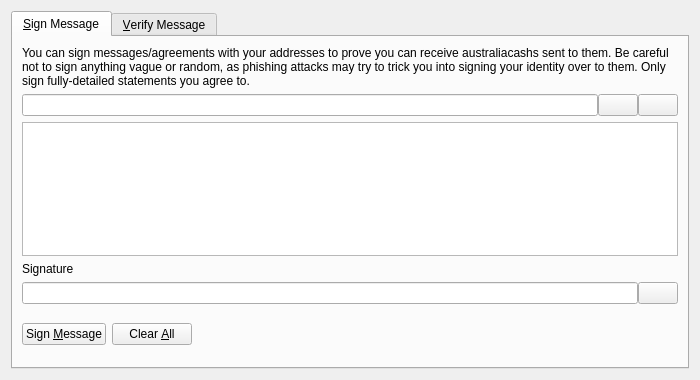
<?xml version="1.0" encoding="UTF-8"?>
<ui version="4.0">
 <class>SignVerifyMessageDialog</class>
 <widget class="QDialog" name="SignVerifyMessageDialog">
  <property name="geometry">
   <rect>
    <x>0</x>
    <y>0</y>
    <width>700</width>
    <height>380</height>
   </rect>
  </property>
  <property name="windowTitle">
   <string>Signatures - Sign / Verify a Message</string>
  </property>
  <property name="modal">
   <bool>true</bool>
  </property>
  <layout class="QVBoxLayout" name="verticalLayout">
   <item>
    <widget class="QTabWidget" name="tabWidget">
     <property name="currentIndex">
      <number>0</number>
     </property>
     <widget class="QWidget" name="tabSignMessage">
      <attribute name="title">
       <string>&amp;Sign Message</string>
      </attribute>
      <layout class="QVBoxLayout" name="verticalLayout_SM">
       <item>
        <widget class="QLabel" name="infoLabel_SM">
         <property name="text">
          <string>You can sign messages/agreements with your addresses to prove you can receive australiacashs sent to them. Be careful not to sign anything vague or random, as phishing attacks may try to trick you into signing your identity over to them. Only sign fully-detailed statements you agree to.</string>
         </property>
         <property name="textFormat">
          <enum>Qt::PlainText</enum>
         </property>
         <property name="wordWrap">
          <bool>true</bool>
         </property>
        </widget>
       </item>
       <item>
        <layout class="QHBoxLayout" name="horizontalLayout_1_SM">
         <property name="spacing">
          <number>0</number>
         </property>
         <item>
          <widget class="QValidatedLineEdit" name="addressIn_SM">
           <property name="toolTip">
            <string>The AustraliaCash address to sign the message with</string>
           </property>
          </widget>
         </item>
         <item>
          <widget class="QPushButton" name="addressBookButton_SM">
           <property name="toolTip">
            <string>Choose previously used address</string>
           </property>
           <property name="text">
            <string/>
           </property>
           <property name="icon">
            <iconset resource="../bitcoin.qrc">
             <normaloff>:/icons/address-book</normaloff>:/icons/address-book</iconset>
           </property>
           <property name="shortcut">
            <string>Alt+A</string>
           </property>
           <property name="autoDefault">
            <bool>false</bool>
           </property>
          </widget>
         </item>
         <item>
          <widget class="QPushButton" name="pasteButton_SM">
           <property name="toolTip">
            <string>Paste address from clipboard</string>
           </property>
           <property name="text">
            <string/>
           </property>
           <property name="icon">
            <iconset resource="../bitcoin.qrc">
             <normaloff>:/icons/editpaste</normaloff>:/icons/editpaste</iconset>
           </property>
           <property name="shortcut">
            <string>Alt+P</string>
           </property>
           <property name="autoDefault">
            <bool>false</bool>
           </property>
          </widget>
         </item>
        </layout>
       </item>
       <item>
        <widget class="QPlainTextEdit" name="messageIn_SM">
         <property name="toolTip">
          <string>Enter the message you want to sign here</string>
         </property>
        </widget>
       </item>
       <item>
        <widget class="QLabel" name="signatureLabel_SM">
         <property name="text">
          <string>Signature</string>
         </property>
         <property name="textFormat">
          <enum>Qt::PlainText</enum>
         </property>
        </widget>
       </item>
       <item>
        <layout class="QHBoxLayout" name="horizontalLayout_2_SM">
         <property name="spacing">
          <number>0</number>
         </property>
         <item>
          <widget class="QLineEdit" name="signatureOut_SM">
           <property name="font">
            <font>
             <italic>true</italic>
            </font>
           </property>
           <property name="readOnly">
            <bool>true</bool>
           </property>
          </widget>
         </item>
         <item>
          <widget class="QPushButton" name="copySignatureButton_SM">
           <property name="toolTip">
            <string>Copy the current signature to the system clipboard</string>
           </property>
           <property name="text">
            <string/>
           </property>
           <property name="icon">
            <iconset resource="../bitcoin.qrc">
             <normaloff>:/icons/editcopy</normaloff>:/icons/editcopy</iconset>
           </property>
           <property name="autoDefault">
            <bool>false</bool>
           </property>
          </widget>
         </item>
        </layout>
       </item>
       <item>
        <layout class="QHBoxLayout" name="horizontalLayout_3_SM">
         <item>
          <widget class="QPushButton" name="signMessageButton_SM">
           <property name="toolTip">
            <string>Sign the message to prove you own this AustraliaCash address</string>
           </property>
           <property name="text">
            <string>Sign &amp;Message</string>
           </property>
           <property name="icon">
            <iconset resource="../bitcoin.qrc">
             <normaloff>:/icons/edit</normaloff>:/icons/edit</iconset>
           </property>
           <property name="autoDefault">
            <bool>false</bool>
           </property>
          </widget>
         </item>
         <item>
          <widget class="QPushButton" name="clearButton_SM">
           <property name="toolTip">
            <string>Reset all sign message fields</string>
           </property>
           <property name="text">
            <string>Clear &amp;All</string>
           </property>
           <property name="icon">
            <iconset resource="../bitcoin.qrc">
             <normaloff>:/icons/remove</normaloff>:/icons/remove</iconset>
           </property>
           <property name="autoDefault">
            <bool>false</bool>
           </property>
          </widget>
         </item>
         <item>
          <spacer name="horizontalSpacer_1_SM">
           <property name="orientation">
            <enum>Qt::Horizontal</enum>
           </property>
           <property name="sizeHint" stdset="0">
            <size>
             <width>40</width>
             <height>48</height>
            </size>
           </property>
          </spacer>
         </item>
         <item>
          <widget class="QLabel" name="statusLabel_SM">
           <property name="font">
            <font>
             <weight>75</weight>
             <bold>true</bold>
            </font>
           </property>
           <property name="text">
            <string/>
           </property>
           <property name="wordWrap">
            <bool>true</bool>
           </property>
          </widget>
         </item>
         <item>
          <spacer name="horizontalSpacer_2_SM">
           <property name="orientation">
            <enum>Qt::Horizontal</enum>
           </property>
           <property name="sizeHint" stdset="0">
            <size>
             <width>40</width>
             <height>48</height>
            </size>
           </property>
          </spacer>
         </item>
        </layout>
       </item>
      </layout>
     </widget>
     <widget class="QWidget" name="tabVerifyMessage">
      <attribute name="title">
       <string>&amp;Verify Message</string>
      </attribute>
      <layout class="QVBoxLayout" name="verticalLayout_VM">
       <item>
        <widget class="QLabel" name="infoLabel_VM">
         <property name="text">
          <string>Enter the receiver's address, message (ensure you copy line breaks, spaces, tabs, etc. exactly) and signature below to verify the message. Be careful not to read more into the signature than what is in the signed message itself, to avoid being tricked by a man-in-the-middle attack. Note that this only proves the signing party receives with the address, it cannot prove sendership of any transaction!</string>
         </property>
         <property name="textFormat">
          <enum>Qt::PlainText</enum>
         </property>
         <property name="alignment">
          <set>Qt::AlignLeading|Qt::AlignLeft|Qt::AlignTop</set>
         </property>
         <property name="wordWrap">
          <bool>true</bool>
         </property>
        </widget>
       </item>
       <item>
        <layout class="QHBoxLayout" name="horizontalLayout_1_VM">
         <property name="spacing">
          <number>0</number>
         </property>
         <item>
          <widget class="QValidatedLineEdit" name="addressIn_VM">
           <property name="toolTip">
            <string>The AustraliaCash address the message was signed with</string>
           </property>
          </widget>
         </item>
         <item>
          <widget class="QPushButton" name="addressBookButton_VM">
           <property name="toolTip">
            <string>Choose previously used address</string>
           </property>
           <property name="text">
            <string/>
           </property>
           <property name="icon">
            <iconset resource="../bitcoin.qrc">
             <normaloff>:/icons/address-book</normaloff>:/icons/address-book</iconset>
           </property>
           <property name="shortcut">
            <string>Alt+A</string>
           </property>
           <property name="autoDefault">
            <bool>false</bool>
           </property>
          </widget>
         </item>
        </layout>
       </item>
       <item>
        <widget class="QPlainTextEdit" name="messageIn_VM"/>
       </item>
       <item>
        <widget class="QValidatedLineEdit" name="signatureIn_VM"/>
       </item>
       <item>
        <layout class="QHBoxLayout" name="horizontalLayout_2_VM">
         <item>
          <widget class="QPushButton" name="verifyMessageButton_VM">
           <property name="toolTip">
            <string>Verify the message to ensure it was signed with the specified AustraliaCash address</string>
           </property>
           <property name="text">
            <string>Verify &amp;Message</string>
           </property>
           <property name="icon">
            <iconset resource="../bitcoin.qrc">
             <normaloff>:/icons/transaction_0</normaloff>:/icons/transaction_0</iconset>
           </property>
           <property name="autoDefault">
            <bool>false</bool>
           </property>
          </widget>
         </item>
         <item>
          <widget class="QPushButton" name="clearButton_VM">
           <property name="toolTip">
            <string>Reset all verify message fields</string>
           </property>
           <property name="text">
            <string>Clear &amp;All</string>
           </property>
           <property name="icon">
            <iconset resource="../bitcoin.qrc">
             <normaloff>:/icons/remove</normaloff>:/icons/remove</iconset>
           </property>
           <property name="autoDefault">
            <bool>false</bool>
           </property>
          </widget>
         </item>
         <item>
          <spacer name="horizontalSpacer_1_VM">
           <property name="orientation">
            <enum>Qt::Horizontal</enum>
           </property>
           <property name="sizeHint" stdset="0">
            <size>
             <width>40</width>
             <height>48</height>
            </size>
           </property>
          </spacer>
         </item>
         <item>
          <widget class="QLabel" name="statusLabel_VM">
           <property name="font">
            <font>
             <weight>75</weight>
             <bold>true</bold>
            </font>
           </property>
           <property name="text">
            <string/>
           </property>
           <property name="wordWrap">
            <bool>true</bool>
           </property>
          </widget>
         </item>
         <item>
          <spacer name="horizontalSpacer_2_VM">
           <property name="orientation">
            <enum>Qt::Horizontal</enum>
           </property>
           <property name="sizeHint" stdset="0">
            <size>
             <width>40</width>
             <height>48</height>
            </size>
           </property>
          </spacer>
         </item>
        </layout>
       </item>
      </layout>
     </widget>
    </widget>
   </item>
  </layout>
 </widget>
 <customwidgets>
  <customwidget>
   <class>QValidatedLineEdit</class>
   <extends>QLineEdit</extends>
   <header>qvalidatedlineedit.h</header>
  </customwidget>
 </customwidgets>
 <resources>
  <include location="../bitcoin.qrc"/>
 </resources>
 <connections/>
</ui>
